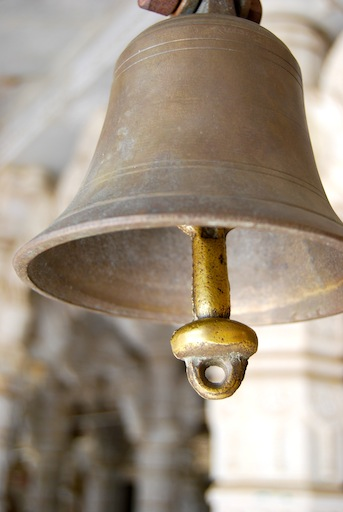
#> input picture Assignment2/input_data/bell.jpg, 343 x 512 px, found by its file name
$ python Q2.py   (older library calls are emulated)
#> lines starting #> are read from the running program, lines starting #| are printed output that depends on the picture
# -*- coding: utf-8 -*-
"""
Created on Mon Aug 19 22:20:58 2019

@author: E442282
"""

import numpy as np
import cv2
import os,sys
from matplotlib import pyplot as plt


def getColorSpaces(image):
    rgb = cv2.cvtColor(image,cv2.COLOR_RGB2BGR)
    gray = cv2.cvtColor(image,cv2.COLOR_RGB2GRAY)

    return rgb,gray

# [15 lines left out: functions getImageDimnesion, showImage, splitRGBChannels, not called in this run]

def getHistogram(image, bins=256):

    image_pixels=image.flatten()
    # array with size of bins, set to zeros
    histogram = np.zeros(bins)

    # loop through pixels and sum up counts of pixels
    for pixel in image_pixels:
        histogram[pixel] += 1

    # return our final result
    return histogram

# [41 lines left out: functions applySobel, applyRoberts, applyPrewitt, not called in this run]

def applyLaplacian(gray):
    # Apply Gaussian Blur
    sigma=1.0
    kernel_size=7

    blur = cv2.GaussianBlur(gray,(kernel_size,kernel_size),sigma)
    # Apply Laplacian operator in some higher datatype
#    Since our input is CV_8U we define ddepth = CV_16S to avoid overflow
    laplacian = cv2.Laplacian(blur,cv2.CV_16S,ksize=3)
#     But this tends to localize the edge towards the brighter side.
#    laplacian1 = cv2.convertScaleAbs(laplacian)
    laplacian = np.maximum(laplacian, np.zeros(laplacian.shape))
    laplacian = np.minimum(laplacian, 255 * np.ones(laplacian.shape))
    laplacian = laplacian.round().astype(np.uint8)
    return laplacian

# [4 lines of commented-out code are left out]

# [21 lines left out: functions applyCanny, addGaussianNoise, not called in this run]
'''
sharpened image = original image – blurred image
where k is a scaling constant. Reasonable values for k vary between 0.2 and 0.7,
with the larger values providing increasing amounts of sharpening.
'''
# [24 lines left out: functions unsharp_mask, isequal, not called in this run]

def is_similar(image1, image2):
    return image1.shape == image2.shape and not(np.bitwise_xor(image1,image2).any())


def getNormalizedImage(image):
    norm_image=image.copy()
    norm_image = np.maximum(norm_image, np.zeros(norm_image.shape))
    norm_image = np.minimum(norm_image, 255 * np.ones(norm_image.shape))
    norm_image = norm_image.round().astype(np.uint8)

    return norm_image

'''

Implement high-boost filtering on the image bell.jpg varying the window size and
the weight factor and report your observations.

 Edges = Original - LoG


Unsharp Mask
 High pass/Edges= Original - Low Pass (Gaussian,average etc)
 Sharp Image =Original+ k*Edges


High Boost = A*Original- Low Pass
             =A*Original-Original+Original- Low Pass
             =Original*(A-1)+(Original- Low Pass)
             =(A-1)*Original+High Pass

'''

def applyUnsharp(image, kernel_size=(5, 5)):
    """Return a sharpened version of the image, using an unsharp mask."""
    k=1.0
    sigma=1.0
    blurred = cv2.GaussianBlur(image, kernel_size, sigma) #Lowpass
    sharpened = float(k + 1) * image - float(k) * blurred #gmask
    sharpened =getNormalizedImage(sharpened)

    return sharpened


img = cv2.imread(r'C:\SAI\IIIT\2019_Monsoon\DIP\Assignment2\input_data\bell.jpg')
#> img is the input picture: shape (512, 343, 3); mean B, G, R 129.7, 145.6, 158.7
rgb,gray=getColorSpaces(img)
#> in getColorSpaces, `gray = cv2.cvtColor(image,cv2.COLOR_RGB2GRAY)`:
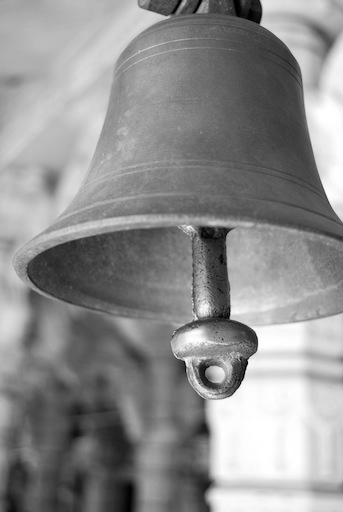
#> gray: shape (512, 343); min 0, max 255, mean 142.3

gray_minus_laplacian=gray-applyLaplacian(gray)
#> in applyLaplacian, `laplacian = cv2.Laplacian(blur,cv2.CV_16S,ksize=3)`:
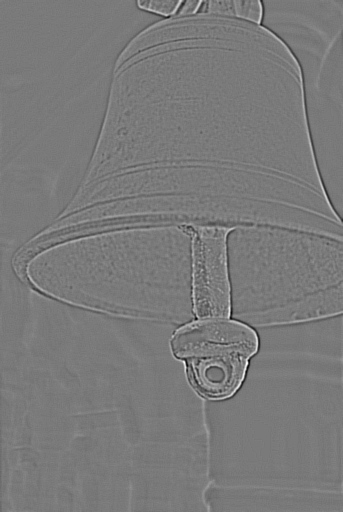
#> laplacian: shape (512, 343) int16; min -192, max 208, mean 0; drawn with min black and max white
#> in applyLaplacian, `laplacian = np.maximum(laplacian, np.zeros(laplacian.shape))`:
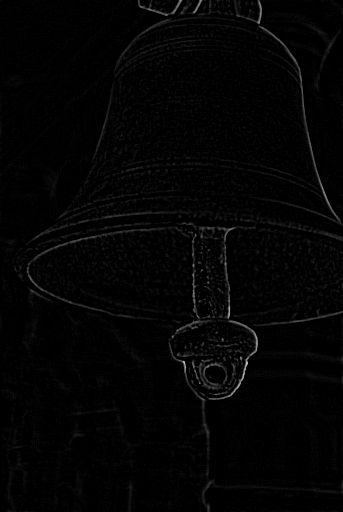
#> laplacian: shape (512, 343) float64; min 0, max 208, mean 3.7
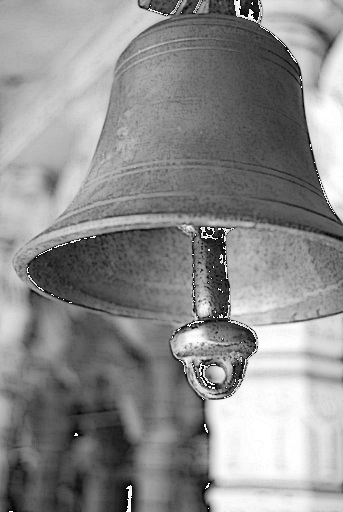
#> gray_minus_laplacian: shape (512, 343); min 0, max 255, mean 140.7

unsharp_mask_image=applyUnsharp(gray)
#> in applyUnsharp, `sharpened = float(k + 1) * image - float(k) * blurred`:
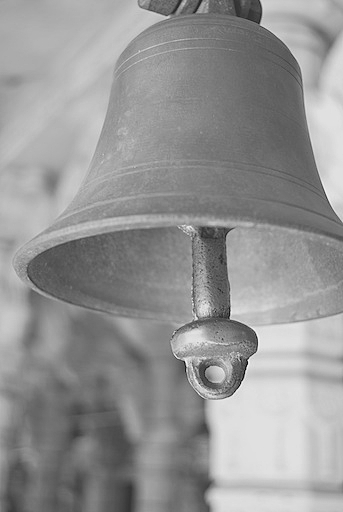
#> sharpened: shape (512, 343) float64; min -80, max 300, mean 142.3; drawn with min black and max white
#> in getNormalizedImage, `norm_image = np.maximum(norm_image, np.zeros(norm_image.shape))`:
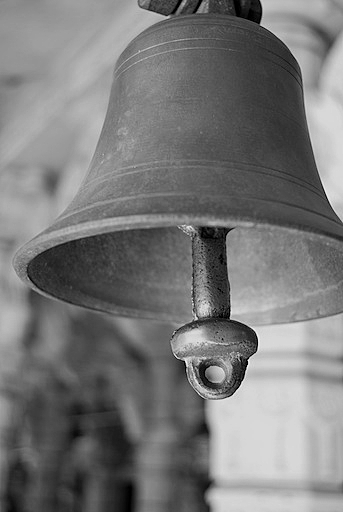
#> norm_image: shape (512, 343) float64; min 0, max 300, mean 142.4; drawn with min black and max white

laplacian=applyLaplacian(gray)
plt.figure(figsize=(20, 20))

plt.subplot(1,4,1)
plt.axis('off')
plt.title('Original')
plt.imshow(gray,cmap='gray')

#Edges are identified
plt.subplot(1,4,2)
plt.axis('off')
plt.title('LOG sigma=1.0, 7x7 kernel,')
plt.imshow(3*laplacian,cmap='gray')

#Edges are sharper , but noise also increased
plt.subplot(1,4,3)
plt.axis('off')
plt.title('Image Minus Laplacian')
plt.imshow(gray_minus_laplacian,cmap='gray')


plt.subplot(1,4,4)
plt.axis('off')
plt.title('Unsharp Mask Image')
plt.imshow(unsharp_mask_image,cmap='gray')

hist1=getHistogram(gray_minus_laplacian)
#> the loop in getHistogram, `for pixel in image_pixels:` made 175616 passes
#> pixel on passes 1 to 3: 149, 150, 151
#> after the loop in getHistogram, `for pixel in image_pixels:`: histogram = 256 values, max 1327 at index 254, min 32 at index 3, mean 686
#> hist1 has the same summary as histogram in getHistogram

hist2=getHistogram(unsharp_mask_image)
#> the loop in getHistogram (call 2), `for pixel in image_pixels:` made 175616 passes
#> pixel on passes 1 to 3: 155, 156, 157
#> hist2 = 256 values, max 1576 at index 254, min 26 at index 9, mean 686

plt.xlabel('Intensity Value')
plt.ylabel('Pixel Frequency')
plt.plot(hist1)
plt.plot(hist2)
plt.legend(['Image minus LoG','Unsharp Mask Image'], loc='upper left')

plt.show()
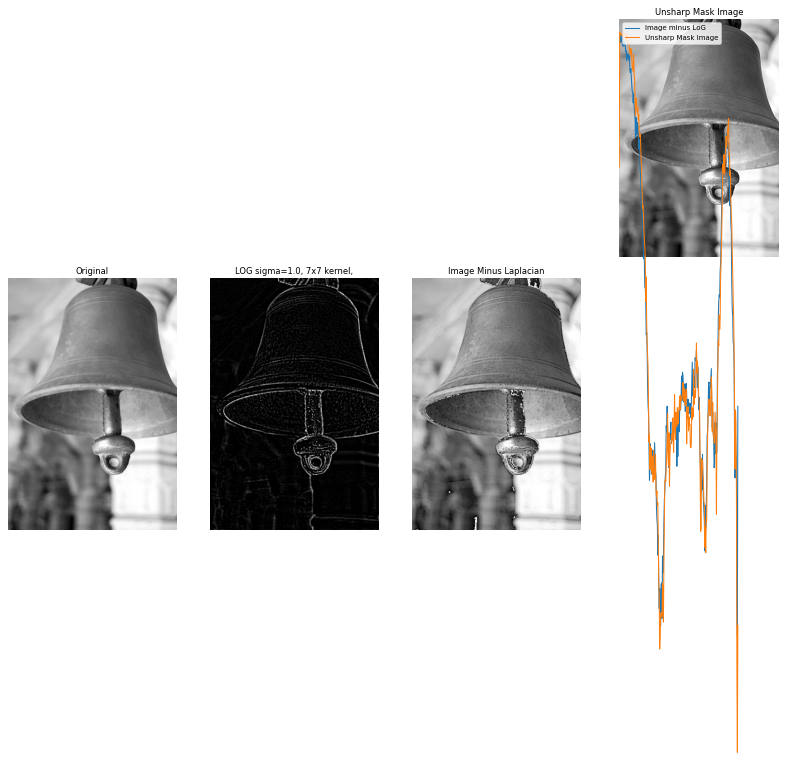
#> figure drawn by matplotlib, 4 panels

$ run again, with Assignment2/input_data/assorted.jpg copied over Assignment2/input_data/bell.jpg
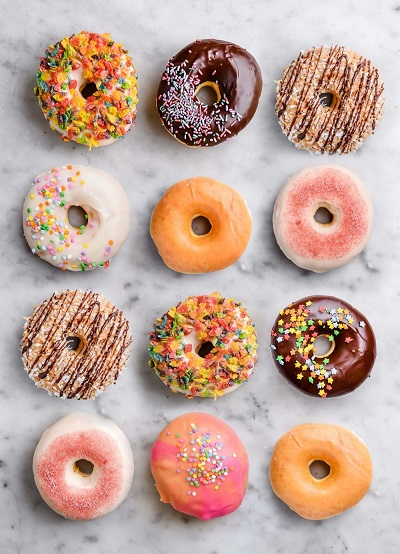
#> input picture Assignment2/input_data/assorted.jpg, 400 x 554 px, found by its file name
#> img is the input picture: shape (554, 400, 3); mean B, G, R 155.2, 167, 194.7
#> in getNormalizedImage, `norm_image = np.minimum(norm_image, 255 * np.ones(norm_image.shape))`:
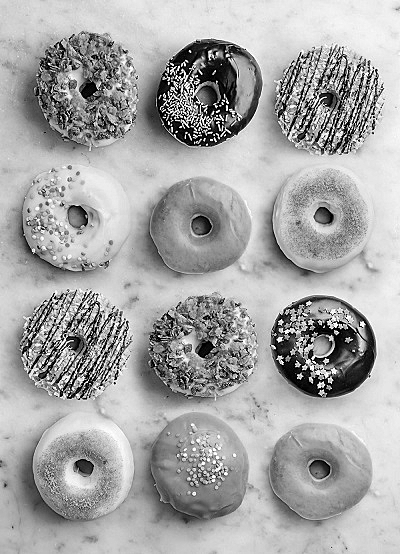
#> norm_image: shape (554, 400) float64; min 0, max 255, mean 167.1
#> the loop in getHistogram, `for pixel in image_pixels:` made 221600 passes
#> pixel on passes 1 to 3: 214, 214, 213
#> after the loop in getHistogram, `for pixel in image_pixels:`: histogram = 256 values, max 2516 at index 208, min 148 at index 33, mean 865.6
#> hist1 has the same summary as histogram in getHistogram
#> the loop in getHistogram (call 2), `for pixel in image_pixels:` made 221600 passes
#> pixel on passes 1 to 3: 215, 215, 213
#> hist2 = 256 values, max 5194 at index 0, min 87 at index 254, mean 865.6
#> `plt.show()`:
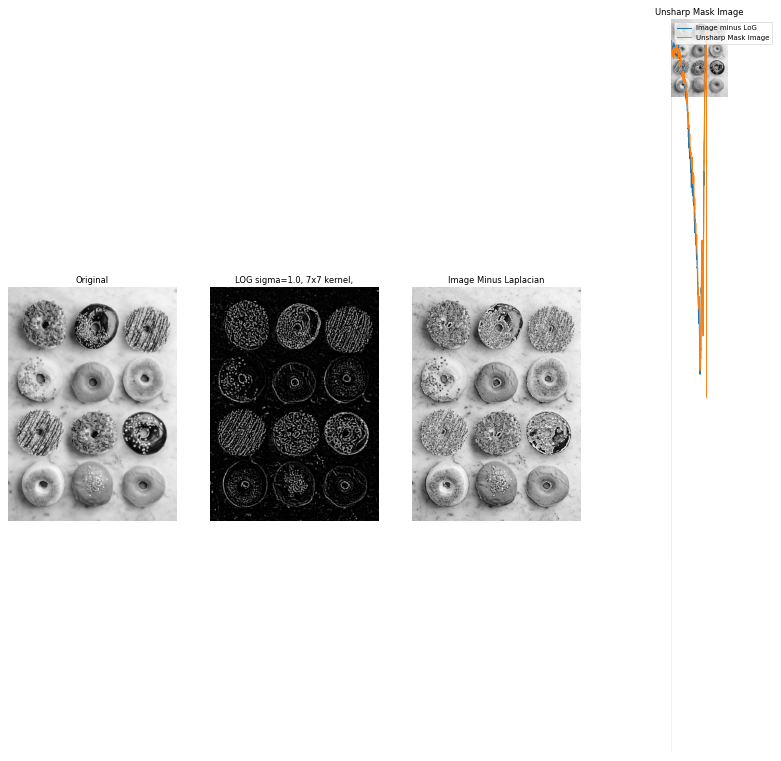
#> figure drawn by matplotlib, 4 panels
